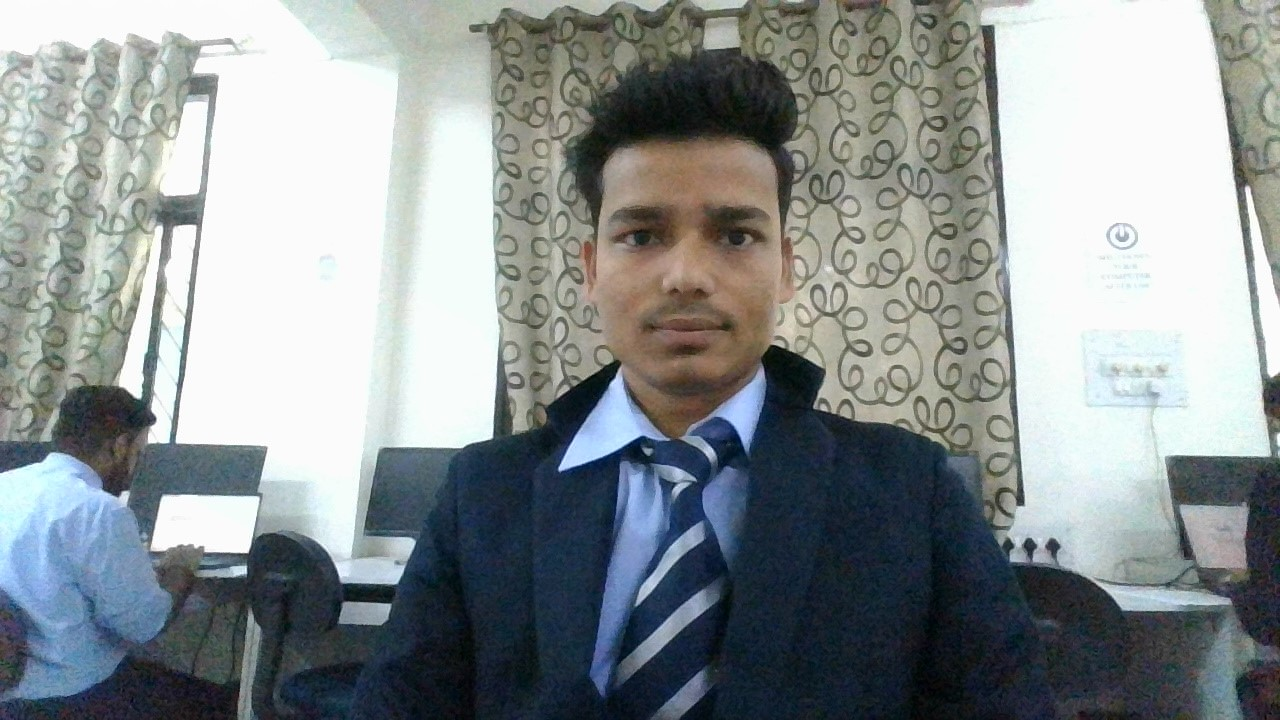
#> input picture WIN_20230220_10_14_27_Pro.jpg, 1280 x 720 px
$ jupyter execute 'Q(3).ipynb'
#> lines starting #> are read from the running program, lines starting #| are printed output that depends on the picture
[cell 1]
import skimage.io as io
import numpy as np
import matplotlib.pyplot as plt

[cell 2]
image=io.imread('WIN_20230220_10_14_27_Pro.jpg')
#> image is the input picture: shape (720, 1280, 3); mean R, G, B 138.8, 145.5, 146.7

[cell 3]
image.shape
#> Out = (720, 1280, 3)

[cell 4]
red=image[:,:,0]
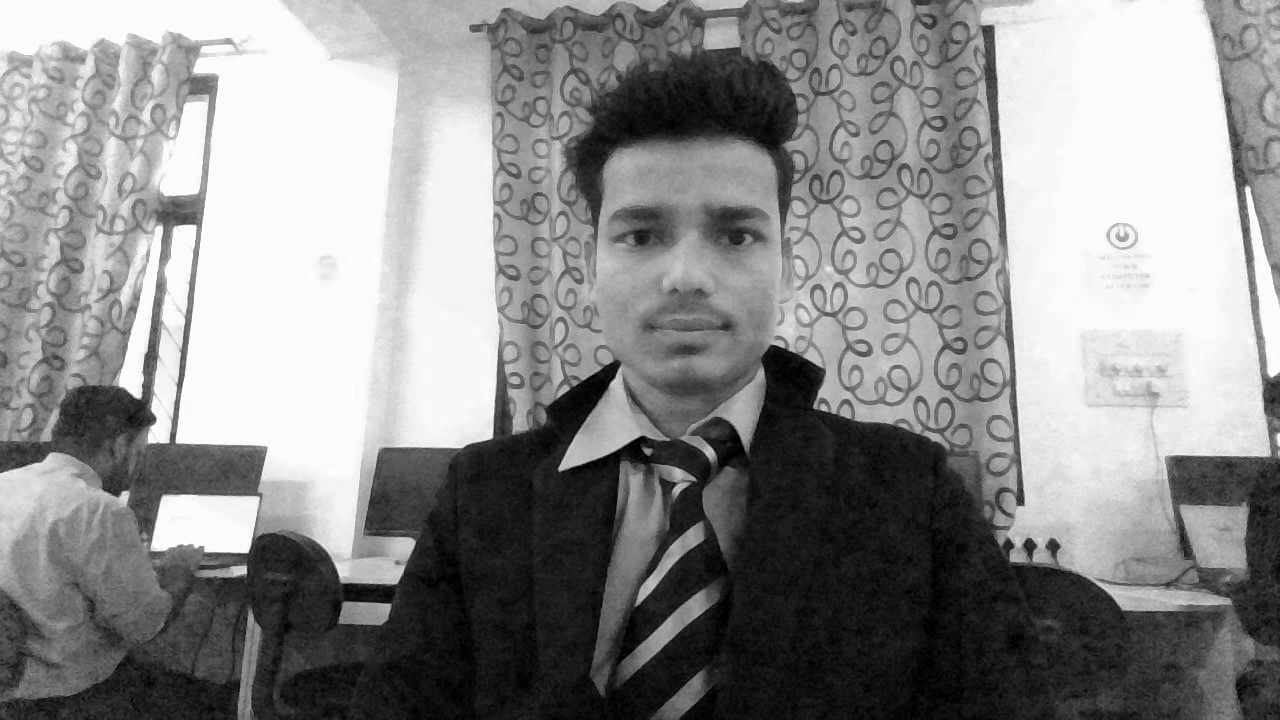
#> red: shape (720, 1280); min 0, max 255, mean 138.8
green=image[:,:,1]
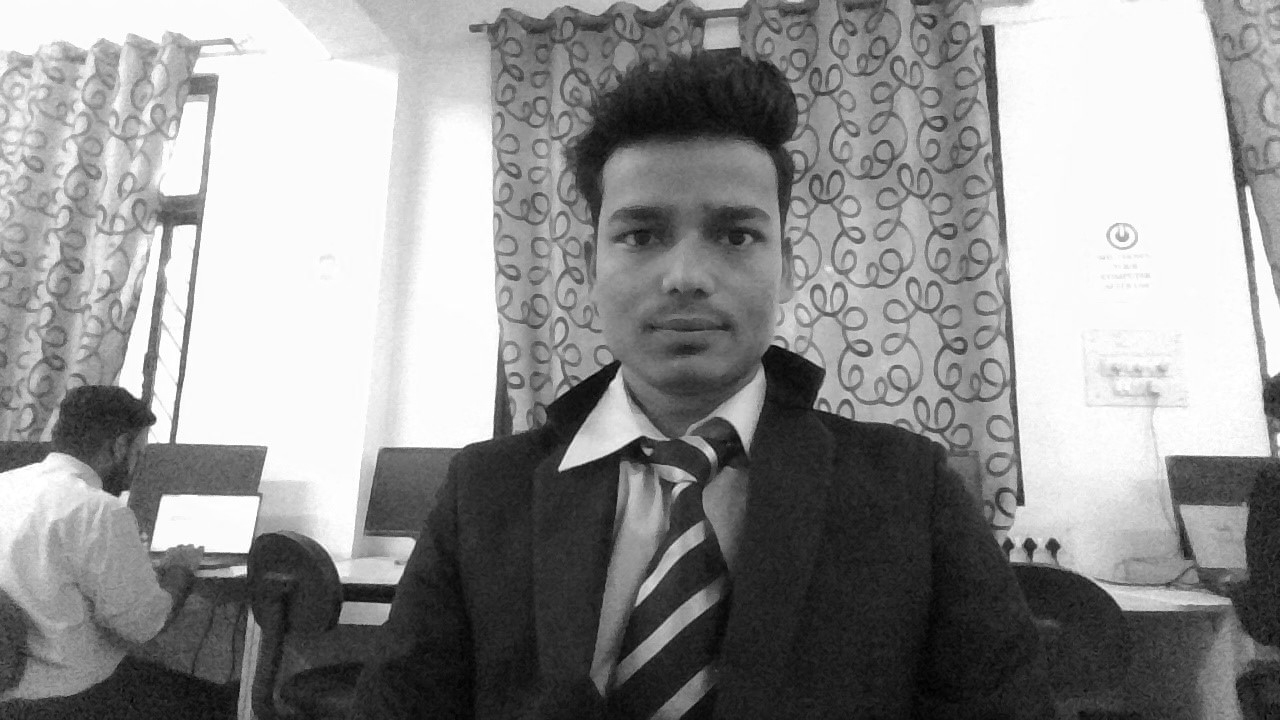
#> green: shape (720, 1280); min 0, max 255, mean 145.5
blue=image[:,:,2]
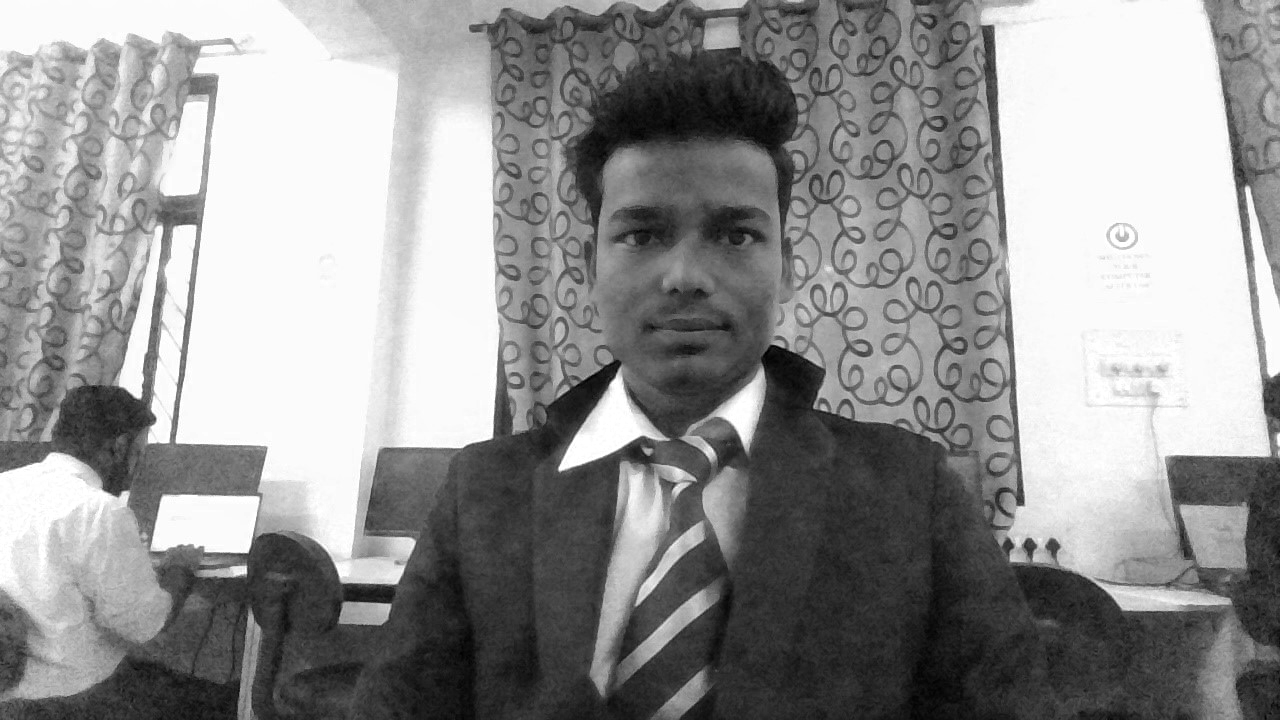
#> blue: shape (720, 1280); min 0, max 255, mean 146.7
